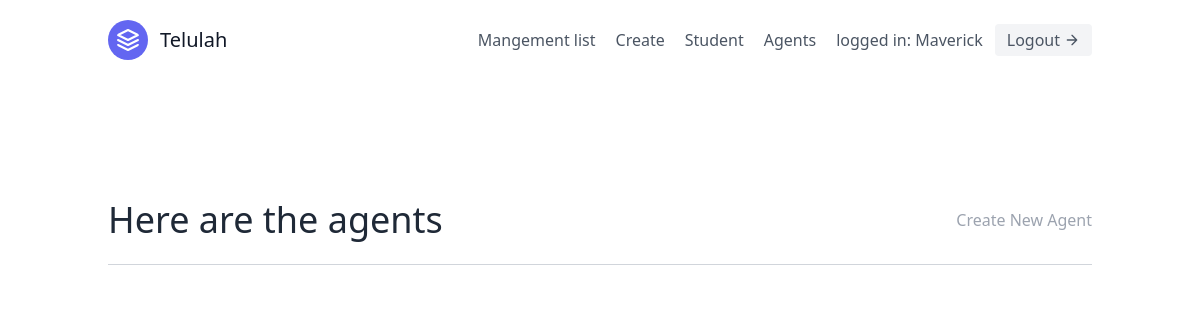
The app's page /agents/ (signed in), older data.
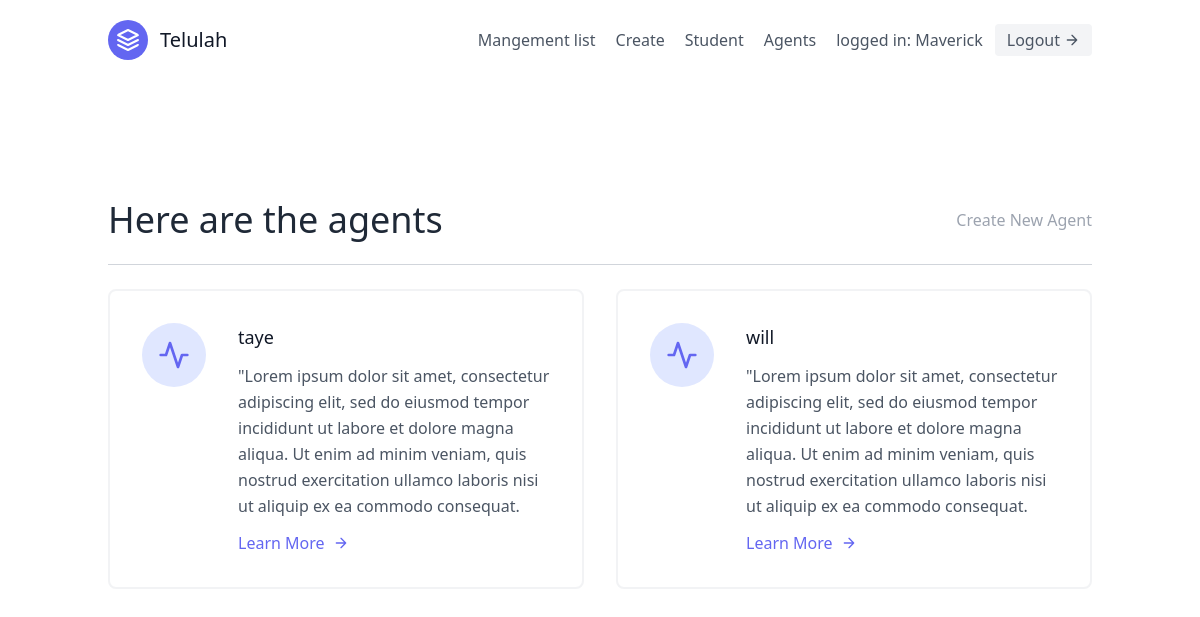
The same page, newer data.
### app/models.py (models this page shows, shortened)
class UserAgent(models.Model):
    user = models.OneToOneField(User, on_delete=models.CASCADE)
    organization = models.ForeignKey(UserProfile, on_delete=models.CASCADE)

class User(AbstractUser):
    is_organisor = models.BooleanField(default=True)
    is_agent = models.BooleanField(default=False)
    is_admin=models.BooleanField('Is Admin',default=False)
    is_customer=models.BooleanField('Is Customer',default=True)
    class Meta(AbstractUser.Meta):
        swappable = 'AUTH_USER_MODEL'

### agents/views.py (the view)
# urls.py: path('', AgentListView.as_view(), name="agents"),
class AgentListView(OrganisorAndLoginRequiredMixin, ListView):
    template_name = "agents/agents_list.html"
    def get_queryset(self):
        organization = self.request.user.userprofile
        return UserAgent.objects.filter(organization=organization)

### agents/mixins.py (called while the page is built)
    def dispatch(self, request, *args, **kwargs):
        if not request.user.is_authenticated or not request.user.is_organisor:
            return redirect('apps:home')
        return super().dispatch(request, *args, **kwargs)

### agents/templates/agents/agents_list.html
{% extends "base.html" %}
{% block content %}
<section class="text-gray-600 body-font">
  <div class="container px-5 py-24 mx-auto flex flex-wrap">
  <div class="w-full mb-6 py-6 flex justify-between items-center border-b border-gray-300">
    <div>
        <h1 class="text-4xl text-gray-800">Here are the agents</h1>
    </div>
    <div>
        <a class="text-gray-400 hover:text-blue-300" href='{%url 'agents:agents_create'%}' class="mr-6 hover:text-gray-900 font-bold text-xl left-10">Create New Agent</a>
    </div>
  </div>
    <div class="flex flex-wrap -m-4">
    {% for agent in object_list %}
      <div class="p-4 lg:w-1/2 md:w-full">
        <div class="flex border-2 rounded-lg border-gray-200 border-opacity-50 p-8 sm:flex-row flex-col">
          <div class="w-16 h-16 sm:mr-8 sm:mb-0 mb-4 inline-flex items-center justify-center rounded-full bg-indigo-100 text-indigo-500 flex-shrink-0">
            <svg fill="none" stroke="currentColor" stroke-linecap="round" stroke-linejoin="round" stroke-width="2" class="w-8 h-8" viewBox="0 0 24 24">
              <path d="M22 12h-4l-3 9L9 3l-3 9H2"></path>
            </svg>
          </div>
          <div class="flex-grow">
            <h2 class="text-gray-900 text-lg title-font font-medium mb-3"> {{ agent.user.username}}</h2>
            <p class="leading-relaxed text-base">"Lorem ipsum dolor sit amet, consectetur adipiscing elit, sed do eiusmod tempor incididunt ut labore et dolore magna aliqua. Ut enim ad minim veniam, quis nostrud exercitation ullamco laboris nisi ut aliquip ex ea commodo consequat.</p>
            <a href='{% url 'agents:agents_detail' agent.pk %}' class="mt-3 text-indigo-500 inline-flex items-center">Learn More
              <svg fill="none" stroke="currentColor" stroke-linecap="round" stroke-linejoin="round" stroke-width="2" class="w-4 h-4 ml-2" viewBox="0 0 24 24">
                <path d="M5 12h14M12 5l7 7-7 7"></path>
              </svg>
            </a>
          </div>
        </div>
      </div>
    {% endfor %}
    </div>
  </div>
</section>
{% endblock content %}

Row changes from the older to the newer data that the page shows:
added UserAgent: user.username "taye"
added UserAgent: user.username "will"
